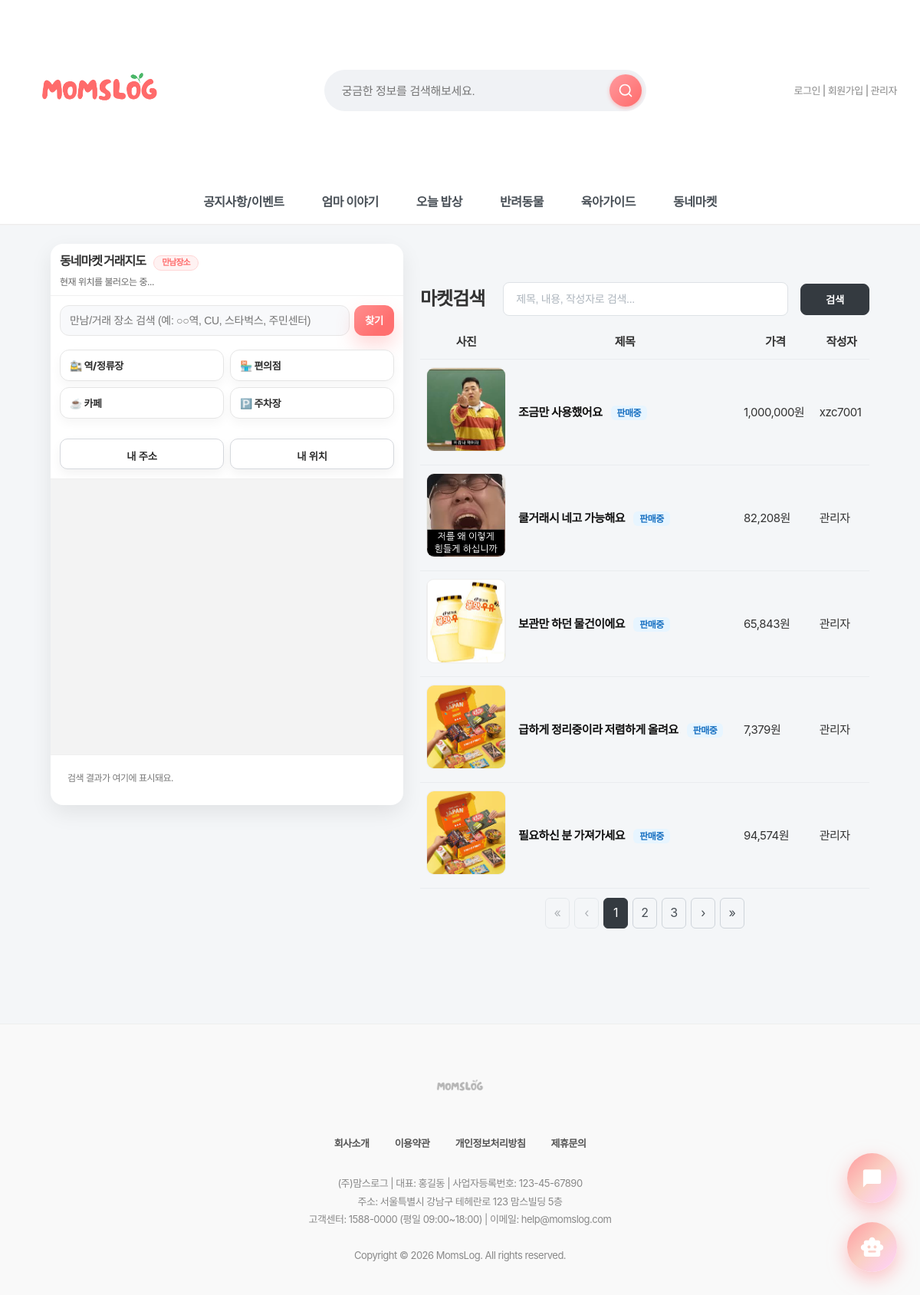
The app's page /board/flea/ with its own data.
### board/models.py (models this page shows, shortened)
class FleaItem(models.Model):
    STATUS_CHOICES = [
        ('selling', '판매중'),
        ('reserved', '예약중'),
        ('sold', '판매완료'),
        ('share', '나눔'),
    ]
    title = models.CharField(max_length=200, verbose_name="제목")
    description = models.TextField(verbose_name="내용")
    price = models.IntegerField(verbose_name="가격(원)")
    location_address = models.CharField(max_length=255, null=True, blank=True, verbose_name="거래 희망 위치(주소)")
    latitude = models.DecimalField(max_digits=9, decimal_places=6, null=True, blank=True, verbose_name="위도")
    longitude = models.DecimalField(max_digits=9, decimal_places=6, null=True, blank=True, verbose_name="경도")
    image = models.ImageField(upload_to='flea/', null=True, blank=True, verbose_name="이미지")
    author = models.ForeignKey(settings.AUTH_USER_MODEL, on_delete=models.CASCADE, verbose_name="작성자")
    liked_by = models.ManyToManyField(settings.AUTH_USER_MODEL, related_name='liked_flea_items', blank=True, verbose_name="찜한 사용자")
    status = models.CharField(max_length=20, choices=STATUS_CHOICES, default='selling', verbose_name="거래 상태")
    views = models.IntegerField(default=0, verbose_name="조회수")  # 26-01-02 슬기 추가: 조회수 필드
    created_at = models.DateTimeField(auto_now_add=True, verbose_name="작성일")
    updated_at = models.DateTimeField(auto_now=True, verbose_name="수정일")
    class Meta:
        verbose_name = '벼룩시장'
        verbose_name_plural = '벼룩시장'
        ordering = ['-created_at']

### accounts/models.py (models this page shows, shortened)
class User(AbstractUser):
    real_name = models.CharField("이름", max_length=30)
    nickname = models.CharField("닉네임", max_length=30, unique=True)
    jumin = models.CharField("주민번호", max_length=20)  # 000000-0000000
    phone = models.CharField("휴대폰 번호", max_length=20)
    email = models.EmailField("이메일", max_length=254)
    address = models.CharField("주소", max_length=200, blank=True, null=True)
    address_detail = models.CharField("상세주소", max_length=200, blank=True, null=True)
    point = models.PositiveIntegerField("포인트", default=0)
    grade = models.CharField("회원 등급", max_length=10, choices=GRADE_CHOICES, default="start")
    GENDER_CHOICES = [
        ('M', '남자'),
        ('F', '여자'),
    ]
    gender = models.CharField("성별", max_length=1, choices=GENDER_CHOICES, default='F')
    has_children = models.BooleanField("자녀 유무", default=False)
    CHILD_STAGE_CHOICES = [
        ("kindergarten", "유치원"),
        ("elementary", "초등학생"),
        ("middle", "중학생"),
        ("high", "고등학생"),
        ("adult", "성인"),
        ("other", "기타"),
    ]
    children_stages = models.JSONField("자녀 학령(복수)", default=list, blank=True)
    terms_agreed = models.BooleanField("약관 동의", default=False)

### board/views.py (the view, shortened to what this page needs)
# urls.py: path('flea/', views.flea_list, name='flea_list'),
def flea_list(request):
    search_query = request.GET.get('search', '').strip()
    center_lat = request.GET.get('clat')
    center_lng = request.GET.get('clng')
    radius_km = request.GET.get('r', '1')  # 기본 1km
    all_items = FleaItem.objects.select_related('author').prefetch_related('liked_by').all()
    if search_query:
        items = all_items.filter(
            Q(title__icontains=search_query) |
            Q(description__icontains=search_query) |
            Q(author__username__icontains=search_query) |
            Q(author__nickname__icontains=search_query)
        )
        print(f"[검색] 검색어: '{search_query}', 전체: {all_items.count()}건, 검색결과: {items.count()}건")
        for item in items[:5]:  # 최대 5개만 출력
            print(f"  - {item.title} (작성자: {item.author.nickname or item.author.username})")
    else:
        items = all_items
    liked_items = None
    if request.user.is_authenticated:
        liked_items = FleaItem.objects.filter(liked_by=request.user).select_related('author')
    user_default_address = ""
    user_default_address_detail = ""
    page_number = request.GET.get('page', '1')
    paginator = Paginator(items.order_by('-id'), 5)  # 최신순 유지
    page_obj = paginator.get_page(page_number)
    total_count = paginator.count
    current_page = page_obj.number
    total_pages = page_obj.paginator.num_pages
    start_page = max(1, current_page - 2)
    end_page = min(total_pages, current_page + 2)
    page_numbers = range(start_page, end_page + 1)
    return render(request, 'board/flea_list.html', {
        'items': page_obj,              # ✅ queryset → Page 객체로
        'total_count': total_count,     # ✅ 전체 건수
        'liked_items': liked_items,
        'search_query': search_query,
        'clat': center_lat,
        'clng': center_lng,
        'r': radius_km,
        'page_numbers': page_numbers,
        'current_page': current_page,
        'total_pages': total_pages,
        'user_default_address': user_default_address,
        'user_default_address_detail': user_default_address_detail,
    })

### board/templates/board/flea_list.html (shortened to what this page needs)
{% extends 'base.html' %}
{% load humanize %}
{% load static %}
{% block content %}
<link rel="stylesheet" href="{% static 'css/flea_list.css' %}?v=20260115_01">
<link rel="stylesheet" href="{% static 'css/local_market.css' %}?v=20260111_03">
<div class="local-market-layout">
  <aside class="lm-left">
    <div class="lm-card">
      <div class="lm-title">
        <h3>
          동네마켓 거래지도
          <span class="lm-badge">만남장소</span>
        </h3>
        <p id="lm_current_addr" class="lm-sub">현재 위치를 불러오는 중...</p>
      </div>
      <div class="lm-controls">
        <div class="lm-search-row">
          <input
            type="text"
            id="lm_keyword"
            placeholder="만남/거래 장소 검색 (예: ○○역, CU, 스타벅스, 주민센터)"
            autocomplete="off">
          <button type="button" id="lm_btn_search">찾기</button>
        </div>
        <div class="lm-quick-row">
          <button type="button" class="lm-quick" data-q="지하철역">
            <span class="lm-quick-label">🚉 역/정류장</span>
          </button>
          <button type="button" class="lm-quick" data-q="편의점">
            <span class="lm-quick-label">🏪 편의점</span>
          </button>
          <button type="button" class="lm-quick" data-q="카페">
            <span class="lm-quick-label">☕ 카페</span>
          </button>
          <button type="button" class="lm-quick" data-q="주차장">
            <span class="lm-quick-label">🅿️ 주차장</span>
          </button>
        </div>
        <div class="lm-myloc-row">
          <button type="button" id="lm_btn_myaddr" class="lm-myloc">내 주소</button>
          <button type="button" id="lm_btn_myloc" class="lm-myloc">내 위치</button>
        </div>
      </div>
      <div id="lm_map" class="lm-map"></div>
      <div id="lm_result" class="lm-result">
        <div class="lm-empty">검색 결과가 여기에 표시돼요.</div>
      </div>
    </div>
  </aside>
  <main class="lm-right">
    <div class="flea-container">
      <div class="flea-header">
        <h2 class="market-title">마켓검색</h2>
        <form method="get">
          <div class="flea-header-form-div">
            <input
              type="text"
              name="search"
              value="{{ search_query }}"
              placeholder="제목, 내용, 작성자로 검색...">
            <button type="submit" class="market-btn btn-search">검색</button>
          </div>
        </form>
      </div>
      {% if items %}
      <table class="flea-table">
        <thead>
          <tr>
            <th class="col-img">사진</th>
            <th>제목</th>
            <th class="col-price">가격</th>
            <th>작성자</th>
          </tr>
        </thead>
        <tbody>
          {% for item in items %}
          <tr
            class="flea-row {% if item.status == 'sold' %}is-sold{% endif %}"
            data-href="{% url 'board:flea_detail' item.pk %}">
            <td class="col-img">
              <a href="{% url 'board:flea_detail' item.pk %}">
                {% if item.image %}
                  <img src="{{ item.image.url }}" class="flea-table-thumb">
                {% else %}
                  <div class="flea-table-thumb placeholder">
                    {% if item.status == 'sold' %}SOLD OUT{% else %}이미지 없음{% endif %}
                  </div>
                {% endif %}
              </a>
            </td>
            <td>
              <a href="{% url 'board:flea_detail' item.pk %}" class="flea-table-link">
                {{ item.title }}
              </a>
              {% if item.status == 'selling' %}
                <span class="flea-table-badge badge-selling">판매중</span>
              {% elif item.status == 'reserved' %}
                <span class="flea-table-badge badge-reserved">예약중</span>
              {% elif item.status == 'sold' %}
                <span class="flea-table-badge badge-sold">판매완료</span>
              {% elif item.status == 'share' %}
                <span class="flea-table-badge badge-share">나눔</span>
              {% endif %}
            </td>
            <td class="col-price">{{ item.price|intcomma }}원</td>
            <td class="col-author">{{ item.author.nickname|default:item.author.username }}</td>
          </tr>
          {% endfor %}
        </tbody>
      </table>
      {% else %}
        <p class="no-results">등록된 상품이 없습니다.</p>
      {% endif %}
    {% if items.has_other_pages %}
    <div class="pagination-container">
        {% if items.number > 1 %}
            <a href="?page=1{% if search_query %}&search={{ search_query }}{% endif %}{% if clat and clng %}&clat={{ clat }}&clng={{ clng }}&r={{ r }}{% endif %}" class="pagination-btn">«</a>
        {% else %}
            <span class="pagination-btn disabled">«</span>
        {% endif %}
        {% if items.has_previous %}
            <a href="?page={{ items.previous_page_number }}{% if search_query %}&search={{ search_query }}{% endif %}{% if clat and clng %}&clat={{ clat }}&clng={{ clng }}&r={{ r }}{% endif %}" class="pagination-btn">‹</a>
        {% else %}
            <span class="pagination-btn disabled">‹</span>
        {% endif %}
        {% for p in page_numbers %}
            {% if p == current_page %}
            <span class="pagination-btn active">{{ p }}</span>
            {% else %}
            <a href="?page={{ p }}{% if search_query %}&search={{ search_query }}{% endif %}{% if clat and clng %}&clat={{ clat }}&clng={{ clng }}&r={{ r }}{% endif %}" class="pagination-btn">{{ p }}</a>
            {% endif %}
        {% endfor %}
        {% if items.has_next %}
            <a href="?page={{ items.next_page_number }}{% if search_query %}&search={{ search_query }}{% endif %}{% if clat and clng %}&clat={{ clat }}&clng={{ clng }}&r={{ r }}{% endif %}" class="pagination-btn">›</a>
        {% else %}
            <span class="pagination-btn disabled">›</span>
        {% endif %}
        {% if items.number < total_pages %}
            <a href="?page={{ total_pages }}{% if search_query %}&search={{ search_query }}{% endif %}{% if clat and clng %}&clat={{ clat }}&clng={{ clng }}&r={{ r }}{% endif %}" class="pagination-btn">»</a>
        {% else %}
            <span class="pagination-btn disabled">»</span>
        {% endif %}
    </div>
    {% endif %}
    </div>
  </main>
{% endblock %}

### records on screen
FleaItem: image (picture), title "조금만 사용했어요", status "판매중", price "1,000,000", author.nickname "xzc7001"
FleaItem: image (picture), title "쿨거래시 네고 가능해요", status "판매중", price "82,208", author.nickname "관리자"
FleaItem: image (picture), title "보관만 하던 물건이에요", status "판매중", price "65,843", author.nickname "관리자"
FleaItem: image (picture), title "급하게 정리중이라 저렴하게 올려요", status "판매중", price "7,379", author.nickname "관리자"
FleaItem: image (picture), title "필요하신 분 가져가세요", status "판매중", price "94,574", author.nickname "관리자"

### other values on screen
{{ p }} "1"
{{ p }} "2" "3"
